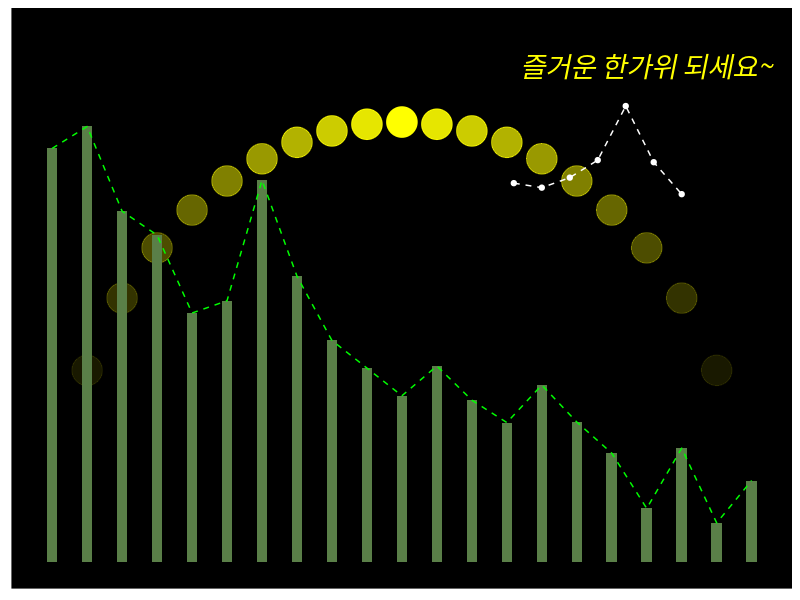

Generate this figure with R:
library(dplyr)
library(data.table)
library(ggplot2)

r <- 10
x <- -r:r

moons <-
  data.frame(
    x=x,
    y=1.2*sqrt(r^2 - x^2)
  )


stars <-
  data.frame(
    x=x*0.8,
    y=ifelse(x <4, -1, max(x)+0.1*x+rnorm(length(x)))
  )


mountains <-
  data.frame(
    x=x,
    y=rev( abs(cos(x)-0.5*(1:length(x)) ) )+ rnorm(length(x))
  )

ggplot(NULL) +
  #draw moons
  geom_point(
    aes(moons$x, moons$y), alpha=1-abs(x)/max(x), size=10, colour='yellow'
  )+
  #draw stars
  geom_point(
    aes(stars$x, stars$y), colour='white'
  )+
  geom_line(
    aes(stars$x, stars$y), colour='white', linetype='dashed'
  )+
  #draw mountains
  geom_bar(
    aes(mountains$x, mountains$y), stat='identity', fill='#5a7f48', width=0.3
  )+
  geom_line(
    aes(mountains$x, mountains$y), colour='green', linetype='dashed'
  )+
  #write the message
  geom_text(
    aes(x=7, y=13.5), label="즐거운 한가위 되세요~", colour='yellow', fontface='italic', size=7
  )+
  
  #background settings
  theme(
    legend.position = 'none',
    panel.background = element_rect(fill='black'),
    panel.grid = element_blank(),
    axis.text = element_blank(),
    axis.title= element_blank(),
    axis.ticks = element_blank(),
    title = element_text(size=20, face='bold')
  )+
  scale_y_continuous(limits=c(0, max(moons$y)*1.2))
